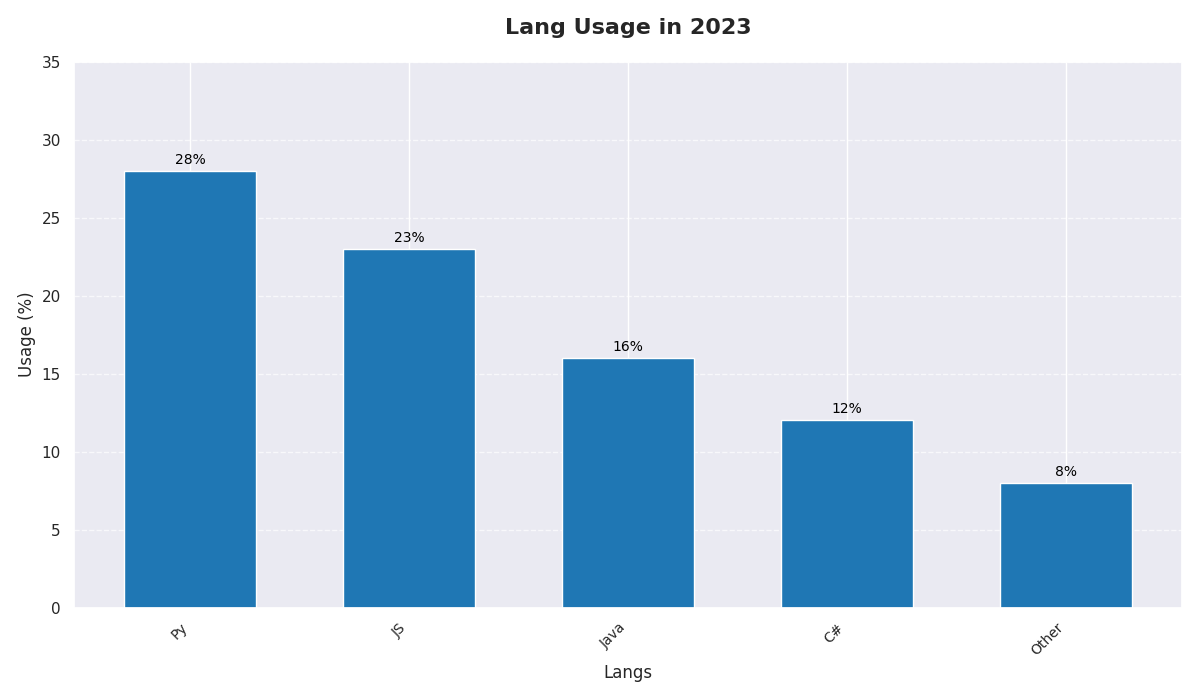

Generate this figure with Python:
import matplotlib.pyplot as plt
import numpy as np

languages = ['Py', 'JS', 'Java', 'C#', 'Other']
usage_percentages = [28, 23, 16, 12, 8]

fig, ax = plt.subplots(figsize=(12, 7))
x_pos = np.arange(len(languages))
bars = ax.bar(x_pos, usage_percentages, color='#1f77b4', width=0.6)

ax.set_title("Lang Usage in 2023", fontsize=16, fontweight='bold', pad=20)
ax.set_xlabel("Langs", fontsize=12)
ax.set_ylabel("Usage (%)", fontsize=12)
ax.set_ylim(0, 35)
ax.set_xticks(x_pos)
ax.set_xticklabels(languages, rotation=45, ha='right', fontsize=10)
ax.yaxis.grid(True, linestyle='--', alpha=0.7)

for bar in bars:
    height = bar.get_height()
    ax.annotate(f'{height}%', 
                xy=(bar.get_x() + bar.get_width() / 2, height),
                xytext=(0, 3),
                textcoords="offset points",
                ha='center', va='bottom', fontsize=10, color='black')

plt.tight_layout()
plt.show()
